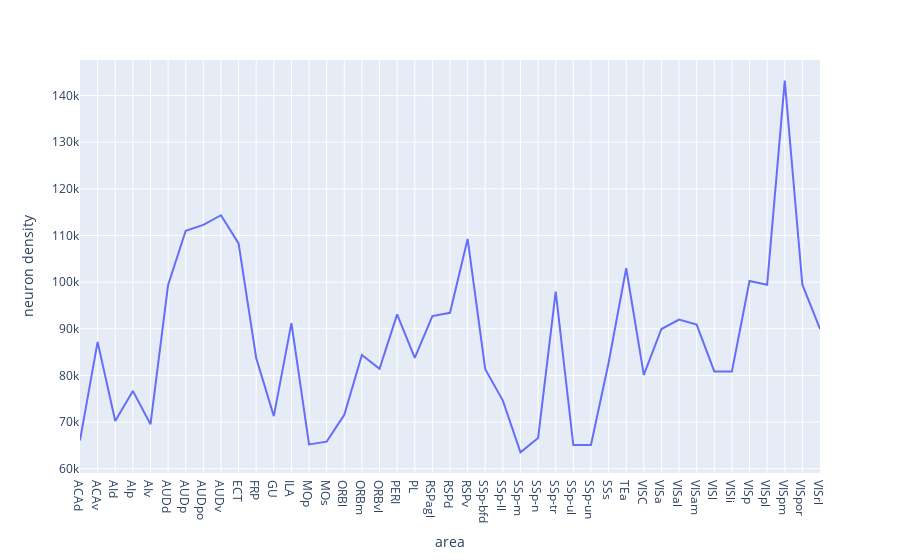
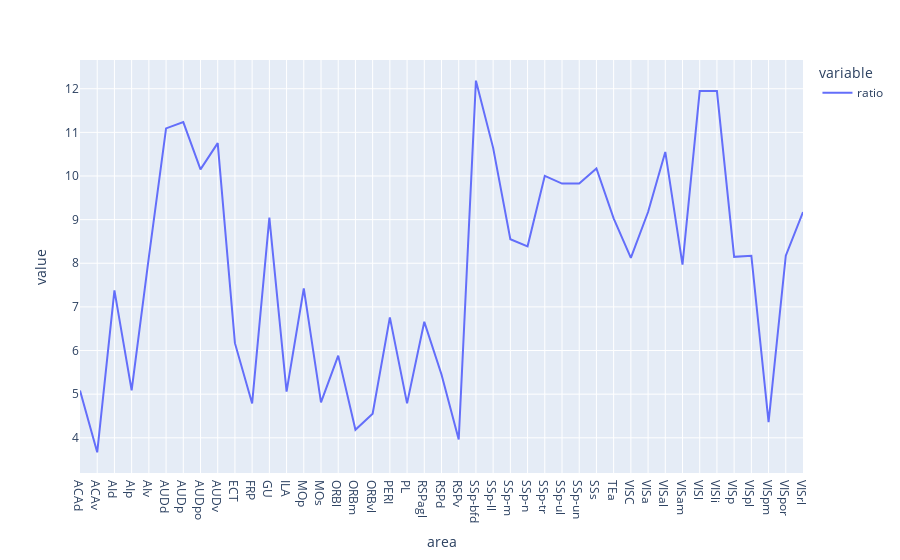

Notebook code for these charts, in order:
### Code cell
fig = px.line(densityMarkram_df, 'area', 'neuron density')
fig.show()
# fig.write_image("figure/loadDataProcessing/neuronDensity.svg", width=1000, height=350, scale=1)

densityMarkram_df['ratio'] = densityMarkram_df['excitatory neuron density'] / densityMarkram_df['inhibitory neuron density']
fig = px.line(densityMarkram_df, 'area', ['ratio'])
fig.show()

### Figure 1 — Plotly figure (JSON) as saved in the notebook; plotly's stock layout.template omitted (floating-point values rounded to 4 significant figures)
{"data": [{"hovertemplate": "area=%{x}<br>neuron density=%{y}<extra></extra>", "legendgroup": "", "line": {"color": "#636efa", "dash": "solid"}, "marker": {"symbol": "circle"}, "mode": "lines", "name": "", "orientation": "v", "showlegend": false, "type": "scatter", "x": ["ACAd", "ACAv", "AId", "AIp", "AIv", "AUDd", "AUDp", "AUDpo", "AUDv", "ECT", "FRP", "GU", "ILA", "MOp", "MOs", "ORBl", "ORBm", "ORBvl", "PERI", "PL", "RSPagl", "RSPd", "RSPv", "SSp-bfd", "SSp-ll", "SSp-m", "SSp-n", "SSp-tr", "SSp-ul", "SSp-un", "SSs", "TEa", "VISC", "VISa", "VISal", "VISam", "VISl", "VISli", "VISp", "VISpl", "VISpm", "VISpor", "VISrl"], "xaxis": "x", "y": [66060.0, 87180.0, 70220.0, 76680.0, 69510.0, 99420.0, 111000.0, 112300.0, 114400.0, 108300.0, 83740.0, 71260.0, 91200.0, 65190.0, 65790.0, 71570.0, 84380.0, 81390.0, 93090.0, 83740.0, 92710.0, 93420.0, 109300.0, 81340.0, 74600.0, 63500.0, 66580.0, 97980.0, 65070.0, 65070.0, 82650.0, 103000.0, 80120.0, 89950.0, 91970.0, 90880.0, 80850.0, 80850.0, 100200.0, 99440.0, 143200.0, 99440.0, 89950.0], "yaxis": "y"}], "layout": {"legend": {"tracegroupgap": 0}, "margin": {"t": 60}, "xaxis": {"anchor": "y", "domain": [0, 1], "title": {"text": "area"}}, "yaxis": {"anchor": "x", "domain": [0, 1], "title": {"text": "neuron density"}}}}

### Figure 2 — Plotly figure (JSON) as saved in the notebook; plotly's stock layout.template omitted (floating-point values rounded to 4 significant figures)
{"data": [{"hovertemplate": "variable=ratio<br>area=%{x}<br>value=%{y}<extra></extra>", "legendgroup": "ratio", "line": {"color": "#636efa", "dash": "solid"}, "marker": {"symbol": "circle"}, "mode": "lines", "name": "ratio", "orientation": "v", "showlegend": true, "type": "scatter", "x": ["ACAd", "ACAv", "AId", "AIp", "AIv", "AUDd", "AUDp", "AUDpo", "AUDv", "ECT", "FRP", "GU", "ILA", "MOp", "MOs", "ORBl", "ORBm", "ORBvl", "PERI", "PL", "RSPagl", "RSPd", "RSPv", "SSp-bfd", "SSp-ll", "SSp-m", "SSp-n", "SSp-tr", "SSp-ul", "SSp-un", "SSs", "TEa", "VISC", "VISa", "VISal", "VISam", "VISl", "VISli", "VISp", "VISpl", "VISpm", "VISpor", "VISrl"], "xaxis": "x", "y": [5.085, 3.666, 7.38, 5.087, 8.141, 11.09, 11.24, 10.15, 10.75, 6.168, 4.788, 9.048, 5.058, 7.422, 4.811, 5.883, 4.184, 4.552, 6.759, 4.788, 6.658, 5.45, 3.961, 12.19, 10.64, 8.551, 8.387, 10.0, 9.825, 9.825, 10.17, 9.029, 8.124, 9.174, 10.55, 7.967, 11.95, 11.95, 8.148, 8.173, 4.357, 8.173, 9.174], "yaxis": "y"}], "layout": {"legend": {"title": {"text": "variable"}, "tracegroupgap": 0}, "margin": {"t": 60}, "xaxis": {"anchor": "y", "domain": [0, 1], "title": {"text": "area"}}, "yaxis": {"anchor": "x", "domain": [0, 1], "title": {"text": "value"}}}}
